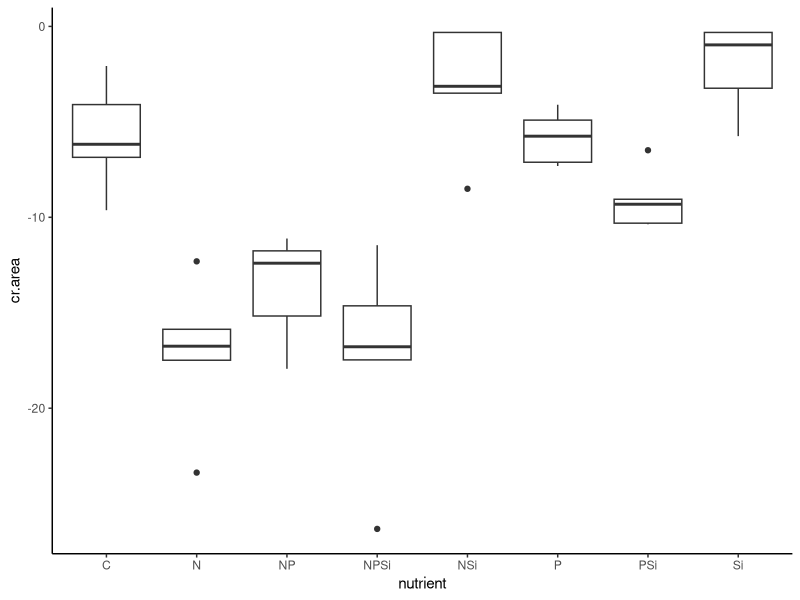
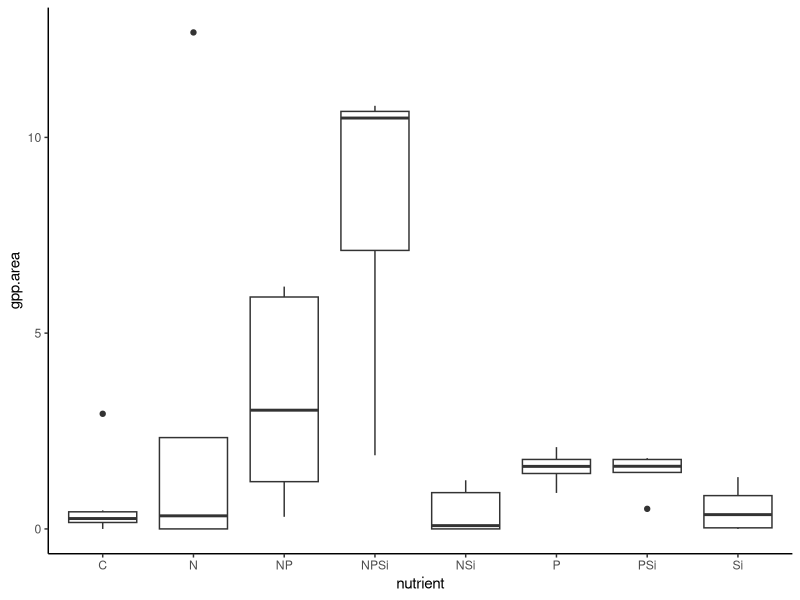
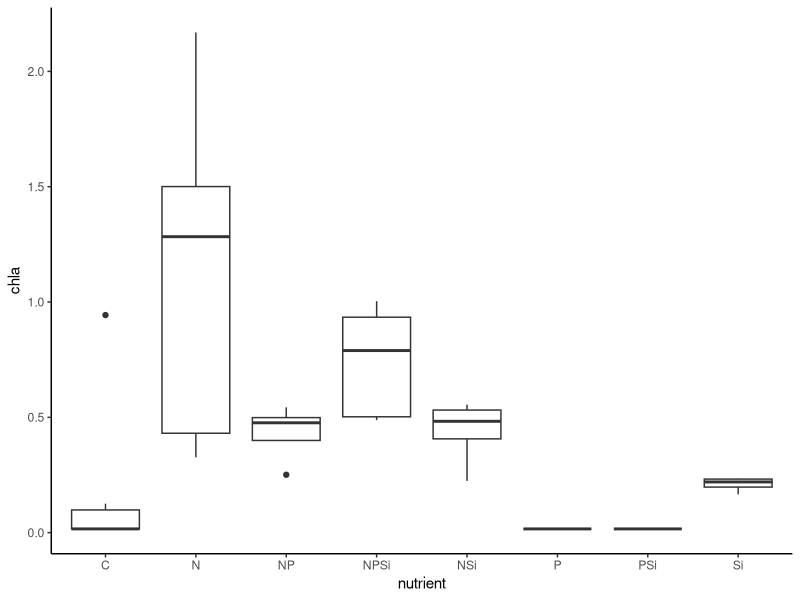
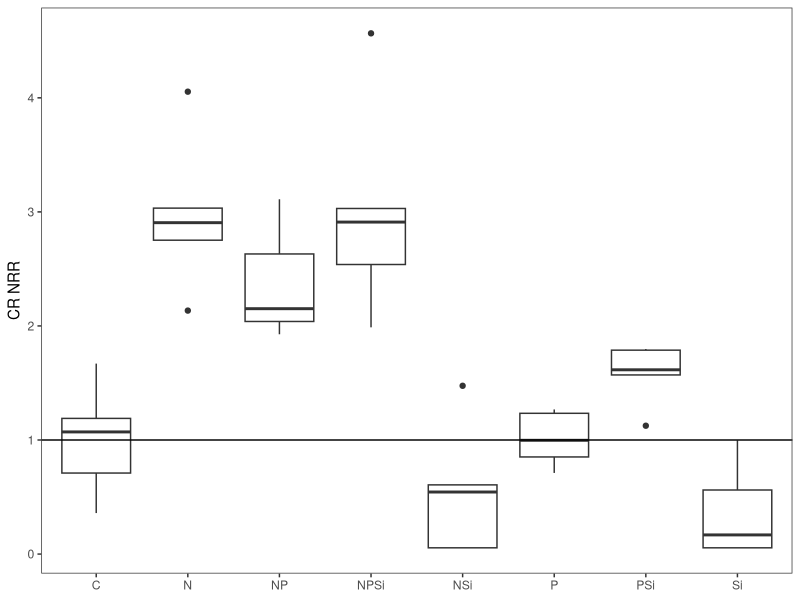
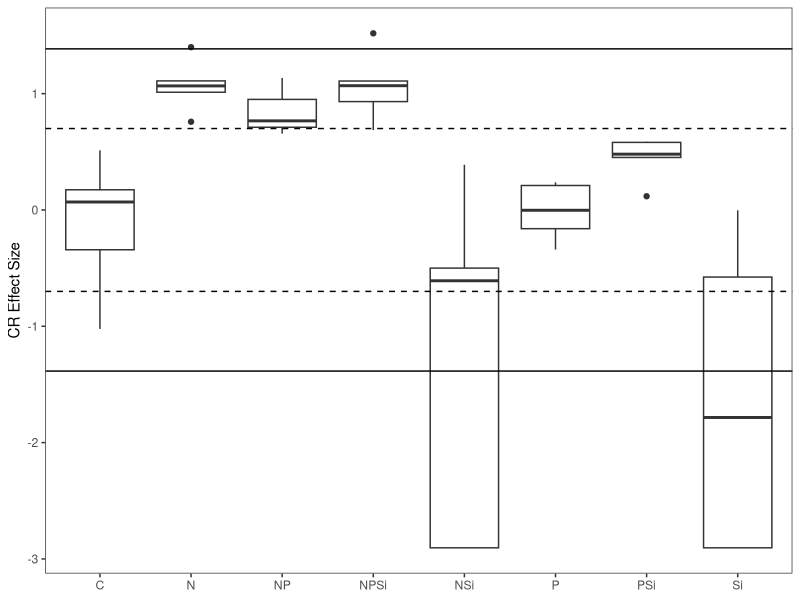
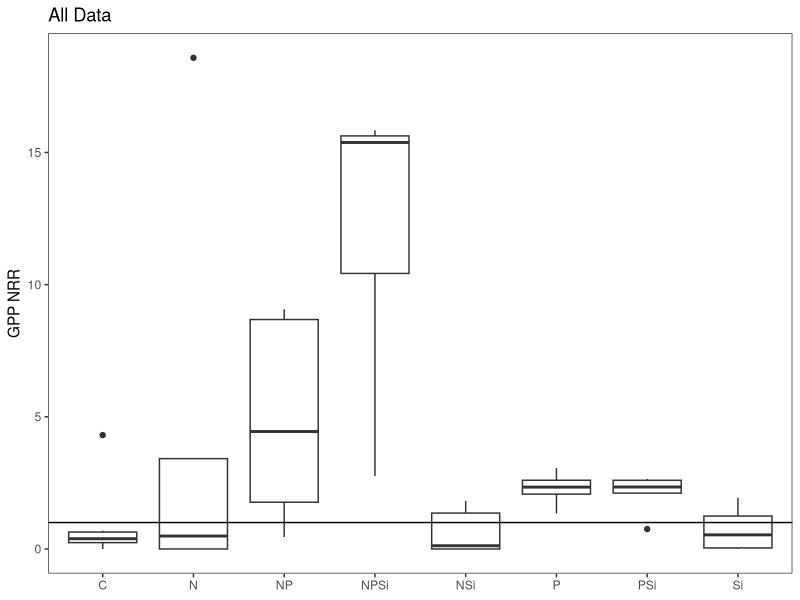
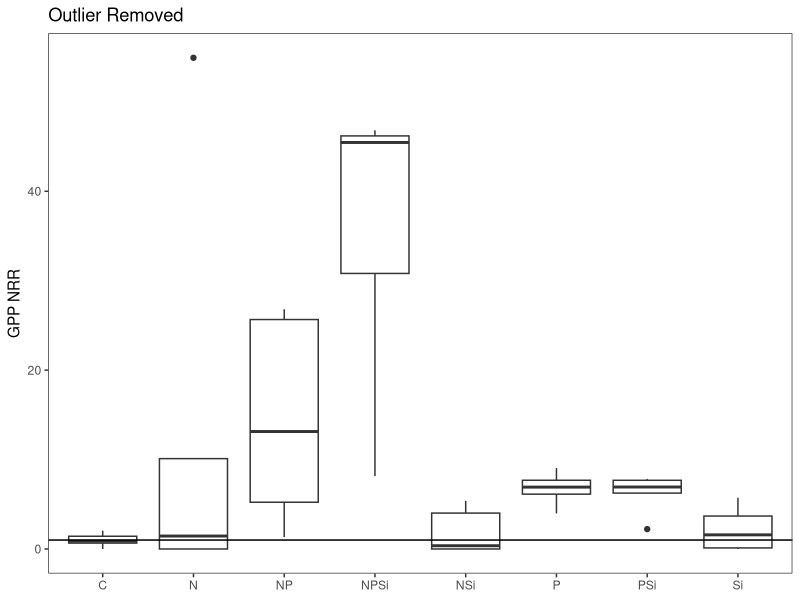
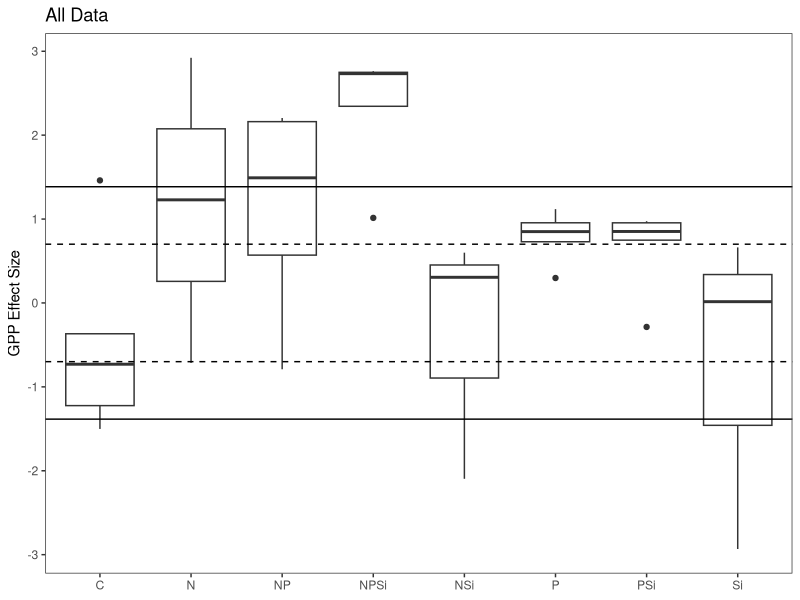

These figures' R source, in order: (Note: this script raises an error after producing the figures.)
#Author:  Clay Arango
#Creation date: 10-Feb-19
#Script to analyze NDS data from Summer 2018 WSB work with S. Roley and A. Alexiades

#packages
library(nlme)
library(nortest)
library(plyr)
library(dplyr)
library(multcomp)
library(MASS)
library(ggplot2)

#Load data
wenas_summer <- read.table(file="wen_summer.csv", header=T, sep=",")

#set variable
d = wenas_summer

#evaluate data to make sure factors are correct
names(d)
unique(d$nutrient) #control, N, NP, NPSi, NSi, P, PSi, Si
unique(d$N) #should be 0 and 1
unique(d$P) #should be 0 and 1
unique(d$Si) #should be 0 and 1
unique(d$top) #should be "sponge" and "glass"
#if need to change, use recode function below. 
d$top<-recode(d$top, "cellulose" ="sponge")
str(d)

#convert N and P vand Si alues (0 or 1 for absence or presence) to factors
d$N<-as.factor(d$N)
d$P<-as.factor(d$P)
d$Si<-as.factor(d$Si)
str(d)
d$chla.nrr<-NA

#subset data into gpp and cr response
d.cr = subset(d, top=="sponge", data=d)
d.gpp = subset(d, top=="glass", data=d)

#check distribution of controls and remove as needed before calculating NRR.
ggplot(d.cr, aes(x=nutrient, y=cr.area))+geom_boxplot() +theme_classic()
#ok

#calculate nrr for cr
x<-ddply(d.cr, "nutrient", summarise, ave_cr = mean(cr.area, na.rm=T)) #changed to ddply b/c allows
#to specify by column name - I had a csv file with the relevant column in a different position.
x
d.cr$cr.nrr = d.cr$cr.area/-5.765783 #divide by control ave_cr

#check distribution of controls and remove as needed before calculating NRR.
ggplot(d.gpp, aes(x=nutrient, y=gpp.area))+geom_boxplot() +theme_classic()
#one outlier. C8 has GPP = 2.94, which is > 4x as high as next-highest control. Remove?
#also, C2 has GPP of 12.68, which is 3x as high as others in N treatment, but just slightly
#higher than those in NPSi. Numbers were checked and correct, but concern over effect of control on NRR.
ggplot(d.gpp, aes(x=nutrient, y=chla))+geom_boxplot() +theme_classic()
#G8 has chla of 0.94, which is >7x higher than other controls. Remove?
#also, F5 has chla = 4.3, which is almost twice as high as next highest. Numbers were checked and are correct
#but are they too high to be reasonable?

#calculate nrr for gpp and chla
x<- ddply(d.gpp, "nutrient", summarise, ave_gpp = mean(gpp.area, na.rm=T), ave_chla = mean(chla, na.rm=T)) 
x
d.gpp$gpp.nrr = d.gpp$gpp.area/0.6824351 #divide by control ave_gpp
d.gpp$chla.nrr = d.gpp$chla/0.22347695 #divide by control ave_chla
x1g<-ddply(subset(d.gpp, !(nds.id=="C8")), "nutrient", summarise, ave_gpp = mean(gpp.area, na.rm=T), ave_chla = mean(chla, na.rm=T))
x1g
d.gpp$gpp.nrr_1 = d.gpp$gpp.area/0.2308552 #NRR with weird controls removed.
x1c<-ddply(subset(d.gpp, !(nds.id=="G8")), "nutrient", summarise, ave_gpp = mean(gpp.area, na.rm=T), ave_chla = mean(chla, na.rm=T))
x1c
d.gpp$chla.nrr_1=d.gpp$chla/0.04351025

#combine files and export
d.cr$gpp.nrr_1<-NA
d.cr$chla.nrr_1<-NA
d.nrr<-rbind(d.cr, d.gpp)
d.nrr$site_date<-"wenas_summer"
d.nrr$cr.es<-log(d.nrr$cr.nrr)
d.nrr$gpp.es<-log(d.nrr$gpp.nrr)
d.nrr$chla.es<-log(d.nrr$chla.nrr)
d.nrr$gpp.es_1<-log(d.nrr$gpp.nrr_1)
d.nrr$chla.es_1<-log(d.nrr$chla.nrr_1)
write.table(d.nrr, "wenas_summer_nrr.csv", sep=",", quote=F, row.names =F)

###############
#plots of NRR
##############
ggplot(data=d.cr, aes(x=nutrient, y=cr.nrr))+geom_boxplot()+theme_bw()+
  ylab("CR NRR")+geom_abline(slope = 0, intercept = 1)+
  theme(axis.title.x=element_blank(), panel.grid.minor=element_blank(), panel.grid.major=element_blank())
#inhibition of most N; limitation with Si; others neutral

ggplot(data=subset(d.nrr, (top=="sponge")), aes(x=nutrient, y=cr.es))+geom_boxplot()+theme_bw()+
  ylab("CR Effect Size")+geom_hline(yintercept = 0.7, lty="dashed")+ geom_hline(yintercept = -0.7, lty="dashed")+
  theme(axis.title.x=element_blank(), panel.grid.minor=element_blank(), panel.grid.major=element_blank())+
  geom_hline(yintercept = -1.385)+geom_hline(yintercept = 1.385)

ggplot(data=d.gpp, aes(x=nutrient, y=gpp.nrr))+geom_boxplot()+theme_bw()+
  ylab("GPP NRR")+geom_abline(slope = 0, intercept = 1)+ggtitle("All Data")+
  theme(axis.title.x=element_blank(), panel.grid.minor=element_blank(), panel.grid.major=element_blank())
#limitation of most with P; others neutral. One point on N very high (NRR > 15 on C2)

ggplot(data=subset(d.gpp,!(nds.id=="C8")), aes(x=nutrient, y=gpp.nrr_1))+geom_boxplot()+theme_bw()+
  ylab("GPP NRR")+geom_abline(slope = 0, intercept = 1)+ggtitle("Outlier Removed")+
  theme(axis.title.x=element_blank(), panel.grid.minor=element_blank(), panel.grid.major=element_blank())
#limitation of most with P; others neutral. One point on N very high (NRR > 15 on C2)

d.nrrG<-subset(d.nrr, (top=="glass"))
ggplot(data=d.nrrG, aes(x=nutrient, y=gpp.es))+geom_boxplot()+theme_bw()+
  ylab("GPP Effect Size")+geom_hline(yintercept = -0.7, lty="dashed")+geom_hline(yintercept = 0.7, lty="dashed")+
  geom_hline(yintercept = -1.385)+geom_hline(yintercept = 1.385)+ggtitle("All Data")+
  theme(axis.title.x=element_blank(), panel.grid.minor=element_blank(), panel.grid.major=element_blank())

ggplot(data=subset(d.nrrG,!(nds.id=="C8")), aes(x=nutrient, y=gpp.es_1))+geom_boxplot()+theme_bw()+
  ylab("GPP Effect Size")+geom_hline(yintercept = -0.7, lty="dashed")+geom_hline(yintercept = 0.7, lty="dashed")+
  geom_hline(yintercept = -1.385)+geom_hline(yintercept = 1.385)+ ggtitle ("Outlier Removed")+
  theme(axis.title.x=element_blank(), panel.grid.minor=element_blank(), panel.grid.major=element_blank())

ggplot(data=d.gpp, aes(x=nutrient, y=chla.nrr))+geom_boxplot()+theme_bw()+
  ylab("Chlorophyll-a NRR")+geom_abline(slope = 0, intercept = 1)+ggtitle("All Data")+
  theme(axis.title.x=element_blank(), panel.grid.minor=element_blank(), panel.grid.major=element_blank())
#limitation for most N; inhibition of P. One N value very high (> 20). This is F5 - looks like chla was so high it was diluted.
#Also check one high Control value (G8).

ggplot(data=subset (d.gpp, !(nds.id =="G8")), aes(x=nutrient, y=chla.nrr_1))+geom_boxplot()+theme_bw()+
  ylab("Chlorophyll-a NRR")+geom_abline(slope = 0, intercept = 1)+ggtitle("Outlier Removed")+
  theme(axis.title.x=element_blank(), panel.grid.minor=element_blank(), panel.grid.major=element_blank())

ggplot(data=subset(d.nrrG, !(nds.id=="G8")), aes(x=nutrient, y=chla.es_1))+geom_boxplot()+theme_bw()+
  ylab("Chla Effect Size")+ geom_hline(yintercept = 0.7, lty="dashed")+  geom_hline(yintercept = -1.385)+  
  geom_hline(yintercept = -0.7, lty="dashed")+ geom_hline(yintercept = 1.385)+ggtitle ("Outlier Removed")+
  theme(axis.title.x=element_blank(), panel.grid.minor=element_blank(), panel.grid.major=element_blank())

ggplot(data=d.nrrG, aes(x=nutrient, y=chla.es))+geom_boxplot()+theme_bw()+
  ylab("Chla Effect Size")+ geom_hline(yintercept = 0.7, lty="dashed")+  geom_hline(yintercept = -1.385)+  
  geom_hline(yintercept = -0.7, lty="dashed")+ geom_hline(yintercept = 1.385)+ ggtitle("All Data")+
  theme(axis.title.x=element_blank(), panel.grid.minor=element_blank(), panel.grid.major=element_blank())

##########
#NRR Summary Files
#########

GPP_sum<-ddply(d.gpp, "nutrient", summarise, ave_nrr.gpp=mean(gpp.nrr, na.rm=T), sd_nrr.gpp=sd(gpp.nrr, na.rm=T), 
               se_nrr.gpp =(sd(gpp.nrr)/sqrt(sum(!is.na(gpp.nrr)))), 
               ci95_nrr.gpp = (1.96*(sd(gpp.nrr)/sqrt(sum(!is.na(gpp.nrr))))),
               ave_nrr.chla=mean(chla.nrr, na.rm=T), sd_nrr.chla=sd(chla.nrr, na.rm=T), 
               se_nrr.chla =(sd(chla.nrr)/sqrt(sum(!is.na(chla.nrr)))), 
               ci95_nrr.chla = (1.96*(sd(chla.nrr)/sqrt(sum(!is.na(chla.nrr))))))
CR_sum<-ddply(d.cr, "nutrient", summarise, ave_nrr.cr=mean(cr.nrr, na.rm=T), sd_nrr.cr=sd(cr.nrr, na.rm=T), 
              se_nrr.cr =(sd(cr.nrr)/sqrt(sum(!is.na(cr.nrr)))), 
              ci95_nrr.cr = (1.96*(sd(cr.nrr)/sqrt(sum(!is.na(cr.nrr))))))

#now combine into one and export
d.sum<-merge(GPP_sum, CR_sum, by="nutrient")
d.sum$site_date<-"reec_summer"
write.table(d.sum, "reec_summer_summ.csv",  sep=",", quote=F, row.names =F)

############################################################
#analyze RESPIRATION data
############################################################

M1<-gls(cr.area~N*P*Si, data=d.cr, na.action=na.omit)
E1<-residuals(M1)
qqnorm(E1)
qqline(E1)
ad.test(E1)
   #deviates from QQ line (p= 0.0459)
hist(E1)  
plot(M1)#skewed
   
plot(filter(d.cr, !is.na(cr.area)) %>% dplyr::select(nutrient), 
     E1, xlab="nutrient", ylab="Residuals")
bartlett.test(cr.area~nutrient, data=d.cr)
   #variance test OK

anova(M1)


##########################################################
#do multiple 2 way ANOVAs to improve our ability to interpret
##########################################################
#N and P
M1<-gls(cr.area~N*P, data=d.cr, na.action=na.omit)
E1<-residuals(M1)
qqnorm(E1)
qqline(E1)
ad.test(E1)
#residuals are normally distributed, p=0.5236
hist(E1)  
plot(M1)

bartlett.test(cr.area~nutrient, data=d.cr)
#variance test OK

anova(M1) #N and P limitation

#remove NA for plotting
xx = na.omit(subset(d.cr, select = c(N,P,cr.area)))
interaction.plot(xx$N, xx$P, xx$cr.area)

#N and Si
M1<-gls(cr.area~N*Si, data=d.cr, na.action=na.omit)
E1<-residuals(M1)
qqnorm(E1)
qqline(E1)
ad.test(E1)
#residuals are normally distributed, p=0.5998
hist(E1)  
plot(M1)

bartlett.test(cr.area~nutrient, data=d.cr)
#variance test OK

anova(M1) #interpretation, N limitation

#remove NA for plotting
xx = na.omit(subset(d.cr, select = c(N,Si,cr.area)))
interaction.plot(xx$N, xx$Si, xx$cr.area)

#P and Si
M1<-gls(cr.area~P*Si, data=d.cr, na.action=na.omit)
E1<-residuals(M1)
qqnorm(E1)
qqline(E1)
ad.test(E1)
#residuals are normally distributed, p=0.0754
hist(E1)  
plot(M1)

bartlett.test(cr.area~nutrient, data=d.cr)
#variance test OK

anova(M1) #interpretation, no limitation because of antagonistic interaction

#remove NA for plotting
xx = na.omit(subset(d.cr, select = c(P,Si,cr.area)))
interaction.plot(xx$P, xx$Si, xx$cr.area)
##########################################################
##########################################################

x <- group_by(d.cr, nutrient) %>%  # Grouping function causes subsequent functions to aggregate by season and reach
  summarize(cr.mean = abs(mean(cr.area, na.rm = TRUE)), # na.rm = TRUE to remove missing values
            cr.sd=abs(sd(cr.area, na.rm = TRUE)),  # na.rm = TRUE to remove missing values
            n = sum(!is.na(cr.area)), # of observations, excluding NAs. 
            cr.se=cr.sd/sqrt(n))

ggplot(data=x, aes(x=nutrient, y=cr.mean)) + 
  geom_bar(stat="identity", position=position_dodge(), color = "black") + 
  geom_errorbar(aes(ymin=cr.mean, ymax=cr.mean+cr.se), width=0.2, 
                position=position_dodge(0.9)) + 
  xlab("Nutrient") +
  ylab(expression(Respiration~(ug~O[2]~m^{-2}~h^{-1}))) +
  ylim(0,20) +
  labs(fill="Light") +
  theme_bw() +
  theme(panel.grid.major=element_blank(),
        panel.grid.minor=element_blank(),
        legend.title=element_text(size=6),
        legend.key=element_blank(), 
        legend.position=c(0.5,0.95), 
        legend.text=element_text(size=8), 
        legend.background=element_blank(), 
        legend.direction="horizontal", 
        legend.key.size=unit(0.3, "cm"), 
        axis.title.y=element_text(size=8), 
        axis.title.x=element_text(size=8), 
        axis.text.x=element_text(size=8))

#ggsave('output/figures/Ring_summer.tiff',
#       units="in",
#       width=3.25,
#       height=3.25,
#       dpi=1200,
#       compression="lzw")

############################################################
#analyze the PRODUCTION data
############################################################

M1<-gls(log(gpp.area+1)~N*P*Si, data=subset(d.gpp, !(nds.id=="C8")), na.action=na.omit) 
E1<-residuals(M1)
qqnorm(E1)
qqline(E1) #way off, much better with log-transform
ad.test(E1)
   #p <0.000001, p = 0.1195 with log-transform

hist(E1, xlab="residuals", main="") #ok
plot(M1) #increase in variation with magnitude, ok with log-transform

plot(filter(subset(d.gpp, !(nds.id=="C8")), !is.na(gpp.area)) %>% dplyr::select(nutrient), 
     E1, xlab="nutrient", ylab="Residuals")
bartlett.test(log(gpp.area+1)~nutrient, data=d.gpp)
   #p <0.000001, p = 0.02966 with log-transform

anova(M1)
  
x <- group_by(d.gpp, nutrient) %>%  # Grouping function causes subsequent functions to aggregate by season and reach
  summarize(gpp.mean = abs(mean(gpp.area, na.rm = TRUE)), # na.rm = TRUE to remove missing values
            gpp.sd=abs(sd(gpp.area, na.rm = TRUE)),  # na.rm = TRUE to remove missing values
            n = sum(!is.na(gpp.area)), # of observations, excluding NAs. 
            gpp.se=gpp.sd/sqrt(n))

ggplot(data=x, aes(x=nutrient, y=gpp.mean)) + 
  geom_bar(stat="identity", position=position_dodge(), color = "black") + 
  geom_errorbar(aes(ymin=gpp.mean, ymax=gpp.mean+gpp.se), width=0.2, 
                position=position_dodge(0.9)) + 
  xlab("Nutrient") +
  ylab(expression(Production~(ug~O[2]~m^{-2}~h^{-1}))) +
  labs(fill="Light") +
  theme_bw() +
  theme(panel.grid.major=element_blank(),
        panel.grid.minor=element_blank(), 
        legend.title=element_text(size=6), 
        legend.key=element_blank(),  
        legend.position=c(0.5,0.95),  
        legend.text=element_text(size=8),  
        legend.background=element_blank(),  
        legend.direction="horizontal",  
        legend.key.size=unit(0.3, "cm"),  
        axis.title.y=element_text(size=8),  
        axis.title.x=element_text(size=8),  
        axis.text.x=element_text(size=8))

#ggsave('output/figures/gppByNutrient.tiff',
#       units="in",
#       width=3.25,
#       height=3.25,
#       dpi=1200,
#       compression="lzw")


############################################################
#analyze the CHL-A biomass on disks
############################################################
M1<-gls(log(chla+1)~N*P*Si, data=subset(d.gpp, !(nds.id=="G8")), na.action=na.omit) 
E1<-residuals(M1)
qqnorm(E1)
qqline(E1) #ugh - WAY off
ad.test(E1)
#p<0.00001
#log-transform doesn't do much

hist(E1, xlab="residuals", main="") #good!
plot(M1) #huge increase in variation with magnitude

plot(filter(subset(d.gpp, !(nds.id=="G8")), !is.na(chla)) %>% dplyr::select(nutrient), 
     E1, xlab="nutrient", ylab="Residuals")
bartlett.test(gpp.area~nutrient, data=d.gpp)
#N way more variation than other treatments
#log transform doesn't help

anova(M1)
